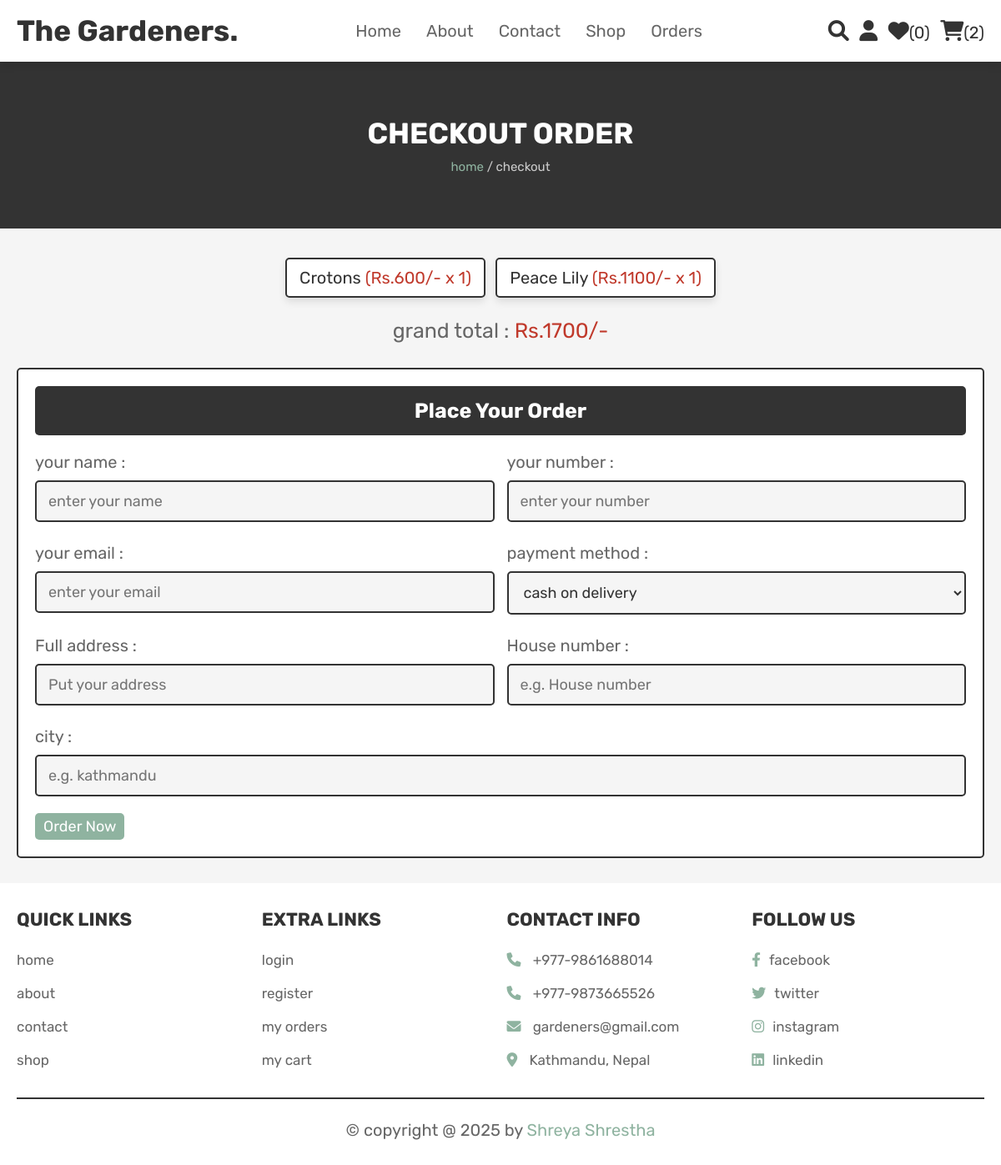
/checkout.php (signed in), run on the app's committed database.
### tables this page shows
CREATE TABLE `cart` (
  `id` int(100) NOT NULL,
  `user_id` int(100) NOT NULL,
  `pid` int(100) NOT NULL,
  `name` varchar(100) NOT NULL,
  `price` int(100) NOT NULL,
  `quantity` int(100) NOT NULL,
  `image` varchar(100) NOT NULL
);

### checkout.php (the view, shortened to what this page needs)
<?php
@include 'config.php';
$user_id = $_SESSION['user_id'];
?>
<!DOCTYPE html>
<html lang="en">
<head>
    <link rel="stylesheet" href="https://cdnjs.cloudflare.com/ajax/libs/font-awesome/6.0.0/css/all.min.css">
    <link rel="stylesheet" href="css/style.css">
</head>
<body>
    <?php @include 'header.php'; ?>
    <section class="heading">
        <h3>checkout order</h3>
        <p> <a href="home.php">home</a> / checkout </p>
    </section>
    <section class="display-order">
        <?php
        $grand_total = 0;
        $select_cart = mysqli_query($conn, "SELECT * FROM `cart` WHERE user_id = '$user_id'") or die('query failed');
        if(mysqli_num_rows($select_cart) > 0){
            while($fetch_cart = mysqli_fetch_assoc($select_cart)){
            $total_price = ($fetch_cart['price'] * $fetch_cart['quantity']);
            $grand_total += $total_price;
    ?>
        <p> <?php echo $fetch_cart['name'] ?>
            <span>(<?php echo 'Rs.'.$fetch_cart['price'].'/-'.' x '.$fetch_cart['quantity']  ?>)</span>
        </p>
        <?php
        }
        }else{
            echo '<p class="empty">your cart is empty</p>';
        }
    ?>
        <div class="grand-total">grand total : <span>Rs.<?php echo $grand_total; ?>/-</span></div>
    </section>
    <section class="checkout">
        <form action="" method="POST">
            <h3>place your order</h3>
            <div class="flex">
                <div class="inputBox">
                    <span>your name :</span>
                    <input type="text" name="name" placeholder="enter your name" required>
                </div>
                <div class="inputBox">
                    <span>your number :</span>
                    <input type="number" name="number" min="0" placeholder="enter your number" required>
                </div>
                <div class="inputBox">
                    <span>your email :</span>
                    <input type="email" name="email" placeholder="enter your email" required>
                </div>
                <div class="inputBox">
                    <span>payment method :</span>
                    <select name="method">
                        <option value="cash on delivery">cash on delivery</option>
                    </select>
                </div>
                <div class="inputBox">
                    <span>Full address :</span>
                    <input type="text" name="fulladdress" placeholder="Put your address" required>
                </div>
                <div class="inputBox">
                    <span>House number :</span>
                    <input type="text" name="house_number" placeholder="e.g. House number " required>
                </div>
                <div class="inputBox">
                    <span>city :</span>
                    <input type="text" name="city" placeholder="e.g. kathmandu" required>
                </div>
            </div>
            <input type="submit" name="order" value="order now" class="btn">
        </form>
    </section>
    <?php @include 'footer.php'; ?>
</body>
</html>

### css/style.css (style rules this page uses)
:root { --pink:#e84393; --red:#c0392b; --orange:#f39c12; --black:#333; --white:#fff; --light-color:#666; --light-white:#ccc; --light-bg:#f5f5f5; --border:.2rem solid var(--black); --box-shadow:0 .5rem 1rem rgba(0,0,0,.1); --green: #8FB3A0; }
* { font-family: 'Rubik', sans-serif; margin:0; padding:0; box-sizing: border-box; outline: none; border:none; text-decoration: none; transition:all .2s linear; }
html { font-size: 62.5%; overflow-x: hidden; scroll-behavior: smooth; scroll-padding-top: 6.5rem; }
body { background: var(--light-bg); }
section { padding:3rem 2rem; }
.btn, .delete-btn, .option-btn { display: inline-block; border-radius: 0.5rem; margin-top: 1rem; font-size: 1.8rem; color:var(--white); cursor: pointer; padding:0.5rem 1rem; text-transform: capitalize; }
.btn { background-color: var(--green); }
.heading { display: flex; flex-flow: column; align-items: center; justify-content: center; gap:1rem; background-color: var(--black); text-align: center; min-height: 25vh; }
.heading h3 { font-size: 3.5rem; color:var(--white); text-transform: uppercase; }
.heading p { font-size: 1.5rem; color:var(--light-white); }
.heading p a { color:var(--green); }
.display-order { max-width: 1200px; margin:0 auto; text-align: center; padding-bottom: 0; }
.display-order p { display: inline-block; border-radius: .5rem; font-size: 2rem; color:var(--black); padding:1rem 1.5rem; margin:.5rem; background-color: var(--white); box-shadow: var(--box-shadow); border:var(--border); }
.display-order p span { color:var(--red); }
.display-order .grand-total { margin-top: 2rem; font-size: 2.5rem; color:var(--light-color); }
.display-order .grand-total span { color:var(--red); }
.checkout form { background-color: var(--white); border:var(--border); max-width: 1200px; margin:0 auto; border-radius: .5rem; padding:2rem; box-shadow: var(--border); }
.checkout form h3 { padding:1.5rem; font-size: 2.5rem; margin-bottom: 2rem; background-color: var(--black); color:var(--white); border-radius: .5rem; text-align: center; text-transform: capitalize; }
.checkout form .flex { display: flex; flex-wrap: wrap; gap:1.5rem; }
.checkout form .flex .inputBox { flex:1 1 40rem; }
.checkout form .flex .inputBox input, .checkout form .flex .inputBox select { margin:1rem 0; width: 100%; background-color: var(--light-bg); padding:1.2rem 1.4rem; border:var(--border); font-size: 1.8rem; color:var(--black); border-radius: .5rem; }
.checkout form .flex .inputBox span { font-size: 2rem; color:var(--light-color); }

### data on the page
cart: name "Crotons", price "600", quantity "1"
cart: name "Peace Lily", price "1100", quantity "1"

### other printed values
$wishlist_num_rows "0"
$cart_num_rows "2"
$grand_total "1700"
